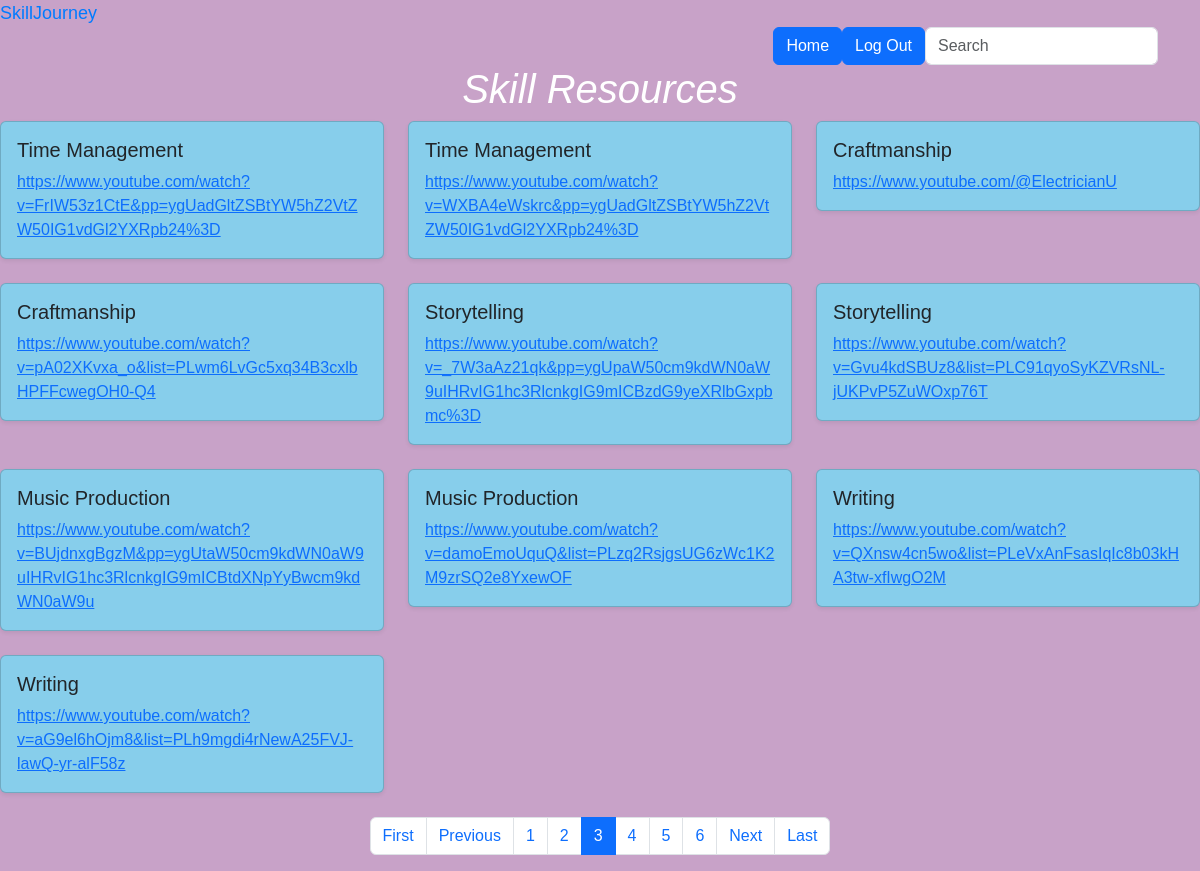
The page /skills/media?page=3 (signed in) on the database its author committed.
### tables this page shows
CREATE TABLE media (
    `id` INTEGER PRIMARY KEY AUTOINCREMENT,
    `title` TEXT NOT NULL,
    `url` TEXT NOT NULL
);

### app/skills/views.py (the view)
@bp.route('/media')
@login_required
def view_media():
    db = get_db()
    page = request.args.get('page', 1, type=int)
    per_page = 10
    search_query = request.args.get('search_query', '').strip()
    search_filter = '%' + search_query + '%'
    total_media = db.execute("""SELECT COUNT(*) FROM media WHERE title LIKE ?""",
                             (search_filter,)).fetchone()[0]
    total_pages = math.ceil(total_media / per_page)
    offset = (page - 1) * per_page
    media_links = db.execute("""SELECT title, url
                             FROM media
                             WHERE  title LIKE ?
                             ORDER BY id DESC
                             LIMIT ? OFFSET ?""",
                             (search_filter, per_page, offset)).fetchall()
    return render_template('skills/view_media.html', media_links=media_links,
                           total_pages=total_pages, current_page=page)

### app/db.py (called while the page is built)
def get_db():
    if 'db' not in g:
        g.db = sqlite3.connect(
            current_app.config['DATABASE'],
            detect_types=sqlite3.PARSE_DECLTYPES
        )
        g.db.row_factory = sqlite3.Row
    return g.db

### app/users/login_utils.py (called while the page is built)
def login_required(view):
    @functools.wraps(view)
    def wrapped(**kwargs):
        if 'user_id' not in session:
            return redirect(url_for('users.login'))
        return view(**kwargs)
    return wrapped

### app/users/views.py (called while the page is built)
@bp.before_app_request
def load_auth_user():
    user_id = session.get('user_id')
    if user_id is None:
        g.user = None
    else:
        db = get_db()
        user = db.execute("""SELECT * from users WHERE id = ?""", (user_id,)).fetchone()
        g.user = user

### app/templates/skills/view_media.html
{% extends "layout.html" %}
{% block content %}
<div class="container">
      <ul class="nav nav-pills justify-content-end ml-auto">
        <li class="active">
          <form action="{{ url_for('users.home') }}">
            <button type="submit" class="btn btn-primary">Home</button>
          </form>
        </li>
        <li class="active">
          <form action="{{ url_for('users.logout') }}">
            <button type="submit" class="btn btn-primary">Log Out</button>
          </form>
        </li>
        <li>
          <form class="form-inline" action="{{ url_for('skills.search') }}" method="POST">
              <input class="form-control mr-sm-2" type="search" placeholder="Search" aria-label="Search" name="search">
          </form>
        </li>
      </ul>
    </div>
    <h1 style="text-align: center; color: white; font-style: italic;">Skill Resources</h1>
    <div class="row">
        {% for media in media_links %}
            <div class="col-md-4">
                <div class="card mb-4 shadow-sm" style="background-color: #87CEEB">
                    <div class="card-body">
                        <h5 class="card-title">{{ media['title'] }}</h5>
                        {% if 'youtube.com' in media['url'] %}
                            <p class="card-text"><a href="{{ media['url'] }}" target="_blank">{{ media['url'] }}</a></p>
                        {% else %}
                            <p class="card-text">PDF: <a href="{{ media['url'] }}">{{ media['title'] }}</a></p>
                        {% endif %}
                    </div>
                </div>
            </div>
        {% endfor %}
      </div>
    <nav aria=-label="Page navigation">
        <ul class="pagination justify-content-center">
            {% if current_page != 1 %}
                 <li class="page-item"><a class="page-link" href="?page=1">First</a></li>
                 <li class="page-item"><a class="page-link" href="?page={{ current_page - 1 }}">Previous</a></li>
            {% endif %}
            {% for page_num in range(1, total_pages + 1) %}
                <li class="page-item {% if page_num == current_page %}active{% endif %}">
                    <a class="page-link" href="?page={{ page_num }}">{{ page_num }}</a>
                </li>
            {% endfor %}
            {% if current_page != total_pages %}
                 <li class="page-item"><a class="page-link" href="?page={{ current_page + 1 }}">Next</a></li>
                 <li class="page-item"><a class="page-link" href="?page={{ total_pages }}">Last</a></li>
            {% endif %}
        </ul>
    </nav>
{% endblock %}

### app/static/layout.css (style rules this page uses)
body { margin: 0; padding: 0; font-family: 'Arial', sans-serif; background-color: #C8A2C8; }

### rows shown on the page
media: title "Time Management", url "https://www.youtube.com/watch?v=FrIW53z1CtE&pp=ygUadGltZSBtYW5hZ2VtZW50IG1vdGl2YXRpb24%3D"
media: title "Time Management", url "https://www.youtube.com/watch?v=WXBA4eWskrc&pp=ygUadGltZSBtYW5hZ2VtZW50IG1vdGl2YXRpb24%3D"
media: title "Craftmanship", url "https://www.youtube.com/@ElectricianU"
media: title "Craftmanship", url "https://www.youtube.com/watch?v=pA02XKvxa_o&list=PLwm6LvGc5xq34B3cxlbHPFFcwegOH0-Q4"
media: title "Storytelling", url "https://www.youtube.com/watch?v=_7W3aAz21qk&pp=ygUpaW50cm9kdWN0aW9uIHRvIG1hc3RlcnkgIG9mICBzdG9yeXRlbGxpbmc%3D"
media: title "Storytelling", url "https://www.youtube.com/watch?v=Gvu4kdSBUz8&list=PLC91qyoSyKZVRsNL-jUKPvP5ZuWOxp76T"
media: title "Music Production", url "https://www.youtube.com/watch?v=BUjdnxgBgzM&pp=ygUtaW50cm9kdWN0aW9uIHRvIG1hc3RlcnkgIG9mICBtdXNpYyBwcm9kdWN0aW9u"
media: title "Music Production", url "https://www.youtube.com/watch?v=damoEmoUquQ&list=PLzq2RsjgsUG6zWc1K2M9zrSQ2e8YxewOF"
media: title "Writing", url "https://www.youtube.com/watch?v=QXnsw4cn5wo&list=PLeVxAnFsasIqIc8b03kHA3tw-xfIwgO2M"
media: title "Writing", url "https://www.youtube.com/watch?v=aG9el6hOjm8&list=PLh9mgdi4rNewA25FVJ-lawQ-yr-alF58z"

### other values the page prints
{{ page_num }} "1" "2" "3" "4" "5" "6"
